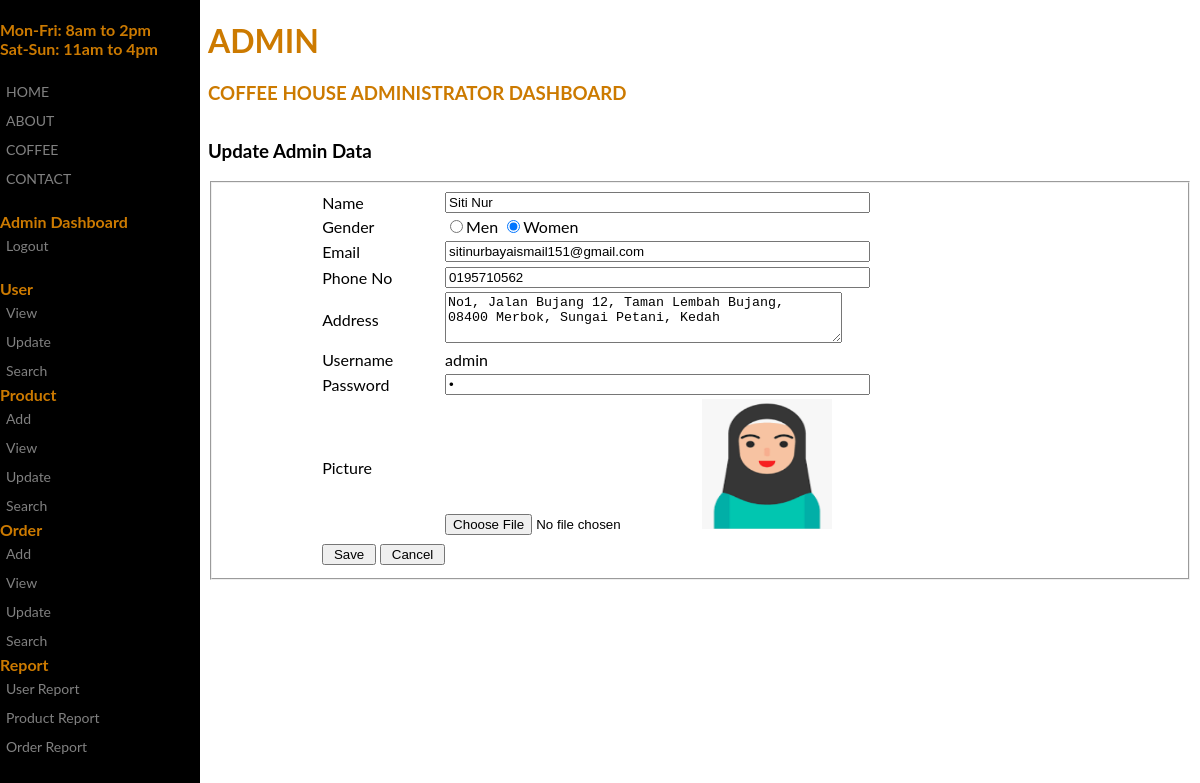
Page /admin/update_admin.php (signed in) on the committed database.
### tables this page shows
CREATE TABLE `user` (
  `user_id` int(4) NOT NULL,
  `username` varchar(20) NOT NULL,
  `password` varchar(10) NOT NULL,
  `name` varchar(50) NOT NULL,
  `gender` int(2) NOT NULL,
  `address` varchar(100) NOT NULL,
  `telephone` varchar(10) NOT NULL,
  `email` varchar(50) NOT NULL,
  `picture` varchar(100) NOT NULL,
  `level_id` int(10) NOT NULL
);

### admin/update_admin.php (the view, shortened to what this page needs)
<?php
include('../include/dbconn.php');
$user = $_SESSION['username'];
?>
<!DOCTYPE html>
<html>
<head>
</head>
<body>
<div class="sidenav">
<b>
 Mon-Fri: 8am to 2pm <br>
 Sat-Sun: 11am to 4pm
</b><br><br>
  <a href="../index.html">HOME</a>
  <a href="#">ABOUT</a>
  <a href="#">COFFEE</a>
  <a href="#">CONTACT</a>
  <br>
  <b> Admin Dashboard</b>
  <a href="../login/logout.php">Logout</a>
  <br>
  <b>User</b>
  <a href="view_user.php">View</a>
  <a href="update_view_user.php">Update</a>
  <a href="search_user.php">Search</a>
  <b>Product</b>
  <a href="add_product.php">Add</a>
  <a href="view_product.php">View</a>
  <a href="update_view_product.php">Update</a>
  <a href="search_product.php">Search</a>
  <b>Order</b>
  <a href="add_order.php">Add</a>
  <a href="view_order.php">View</a>
  <a href="update_view_order.php">Update</a>
  <a href="search_order.php">Search</a>
  <b>Report</b>
  <a href="#">User Report</a>
  <a href="#">Product Report</a>
  <a href="#">Order Report</a>
</div>
<div class="main">
  <div class="greatinguser">
	<h1><?php echo $user; ?></h1>
	<h3>Coffee House Administrator Dashboard</h3>
  </div>
</div>
<div class="container">
<h3>Update Admin Data</h3>
<?php
	$query = "SELECT * FROM user WHERE username='$user'";
	$result = mysqli_query($dbconn, $query) or die ("Error: " . mysqli_error($dbconn));
	$row = mysqli_fetch_array($result);
?>
<fieldset>
<form name="edit_user" method="post" action="db_update_admin.php" enctype="multipart/form-data">
    <table width="80%" border="0" align="center">
      <tr>
        <td width="16%">Name</td>
        <td width="84%"><input type="text" name="name" size="50" value="<?php echo ucwords (strtolower($row['name'])); ?>" />
      </tr>
      <tr>
        <td width="16%">Gender</td>
        <td>
        <input name="gender" type="radio" value="1" <?php if($row['gender']==1) { echo 'checked'; } ?> />Men
		<input name="gender" type="radio" value="2" <?php if($row['gender']==2) { echo 'checked'; } ?>/>Women
        </td>
      </tr>
	  <tr>
        <td width="16%">Email</td>
        <td><input type="text" name="email" size="50" value="<?php echo $row['email']; ?>"/></td>
      </tr>
	  <tr>
        <td width="16%">Phone No</td>
        <td><input type="text" name="phone" size="50" value="<?php echo $row['telephone']; ?>"/></td>
      </tr>
      <tr>
        <td width="16%">Address</td>
        <td><textarea name="address" cols="47" rows="3"><?php echo ucwords (strtolower($row['address'])); ?></textarea></td>
      </tr>
      <tr>
        <td width="16%">Username</td>
        <td><?php echo $row['username']; ?>
        	<input type="hidden" name="username" size="50" value="<?php echo $row['username']; ?>" /></td>
      </tr>
      <tr>
        <td width="16%">Password</td>
        <td><input type="password" name="password" size="50" value="<?php echo $row['password']; ?>" /></td>
      </tr>
	  <tr>
      	<td>Picture</td>
        <td>
          <input type="file" name="file" id="file" />
          <img src="../images/<?php echo $row['picture'];?>" width="130" height="130">
		</td>
      </tr>
	  <tr>
        <td colspan="2"><input type="hidden" name="user" value=" <?php echo $user; ?> " />
        <input type="hidden" name="pic" value="<?php echo $row['picture'];?>" /></td>
      </tr>
      <tr>
        <td colspan="2"><input type="submit" name="submit" value=" Save " />
        <input type="button" name="cancel" value=" Cancel " onclick="location.href='update_view_user.php'" /></td>
      </tr>
    </table>
</form>
</fieldset>
</div>
</body>
</html>

### admin/update_admin.php (style rules this page uses)
body { font-family: "Lato", sans-serif; color: #cc7a00; background-image:url(''); background-repeat: no-repeat; background-attachment: fixed; background-size: cover; background-color: #ffffff; }
div { max-width: 1100px; height: 100px; }
.sidenav { height: 100%; width: 200px; position: fixed; z-index: 1; top: 0; left: 0; background-color: #000000; overflow-x: hidden; padding-top: 20px; }
.sidenav a { padding: 6px 6px 6px 6px; text-decoration: none; font-size: 14px; color: #818181; display: block; }
.greatinguser { text-transform: uppercase; }
.main { margin-left: 200px; }
.container { font-family: "Lato", sans-serif; color: #000000; margin-left: 200px; }

### rows in the picture
user: name "Siti Nur", gender "☑", email "sitinurbayaismail151@gmail.com", phone "0195710562", address "No1, Jalan Bujang 12, Taman Lembah Bujang, 08400 Merbok, Sungai Petani, Kedah", username "admin", picture (picture)

### other values in the picture
$user "ADMIN"
